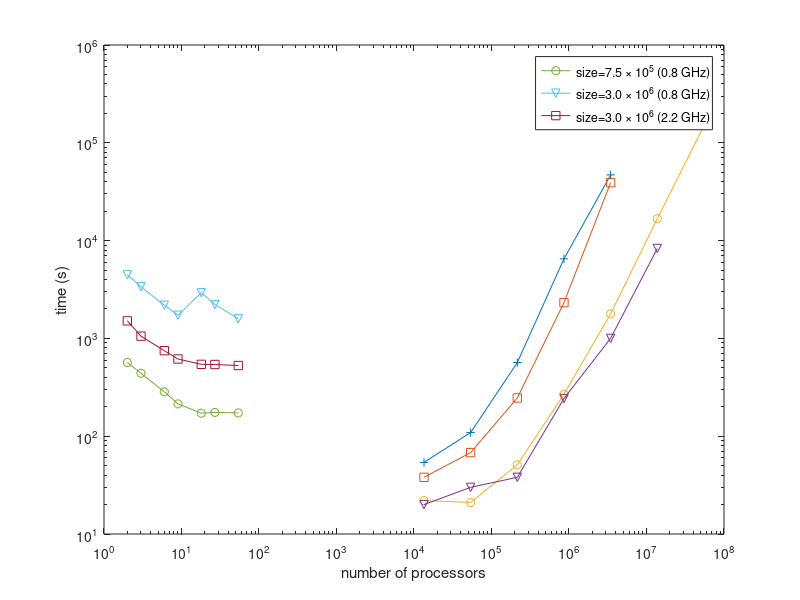

This figure's MATLAB source:
Az = [
   13456    54
   53824   109
  215296   567
  861184  6507
 3444736 46942
];

Ld = [
   13456    38
   53824    68
  215296   246
  861184  2321
 3444736 39093
];

Lex1 = [
   13456    22
   53824    21
  215296    51
  861184   269
 3444736  1783
13778944 16772
55115776 149606
];

Lex2 = [
   13456	   20
   53824	   30
  215296	   38
  861184	  243
 3444736	 1001
13778944	 8317
];


p_Az = loglog(Az(:,1), Az(:,2), '-+');
hold on
p_Ld = loglog(Ld(:,1), Ld(:,2), '-s');
p_Lex1 = loglog(Lex1(:,1), Lex1(:,2), '-o');
p_Lex2 = loglog(Lex2(:,1), Lex2(:,2), '-v');

legend([p_Az, p_Ld, p_Lex1, p_Lex2],...
  'PARPACK Arnoldi pzsdrv1', ...
  'PARPACK Lanczos pdsdrv1', ...
  'JPLNEMO Lanczos pexample', ...
  'JPLNEMO Lanczos pexample (single call to dstebz)');

xlabel('matrix rank');
ylabel('time (s)');

% prettyPlot('fs=16; lgs=12; ms=8; sty=''notebook'';')
% print -deps fig1.eps


proc = [2 3 6 9 18 27 54];

% dim = 7.46e5, 0.8 GHz
SS = [
567
440
284
214
172
175
173
];

% dim = 3e6, 0.8 GHz
LS = [
  4463
  3378
  2184
  1726
  2931
  2221
  1587
];

% dim = 3e6, 2.2 GHz
LF = [
 	1511	
	1054	
	 749	
	 616	
	 543	
	 541	
	 528	
];


p_SS = loglog(proc, SS, '-o');
hold on;
p_LS = loglog(proc, LS, '-v');
p_LF = loglog(proc, LF, '-s');

legend([p_SS, p_LS, p_LF],...
  'size=7.5 \times 10^5 (0.8 GHz)', ...
  'size=3.0 \times 10^6 (0.8 GHz)', ...
  'size=3.0 \times 10^6 (2.2 GHz)');

xlabel('number of processors');
ylabel('time (s)');

% prettyPlot('fs=16; lgs=12; ms=8; sty=''notebook'';')
% print -deps fig2.eps
